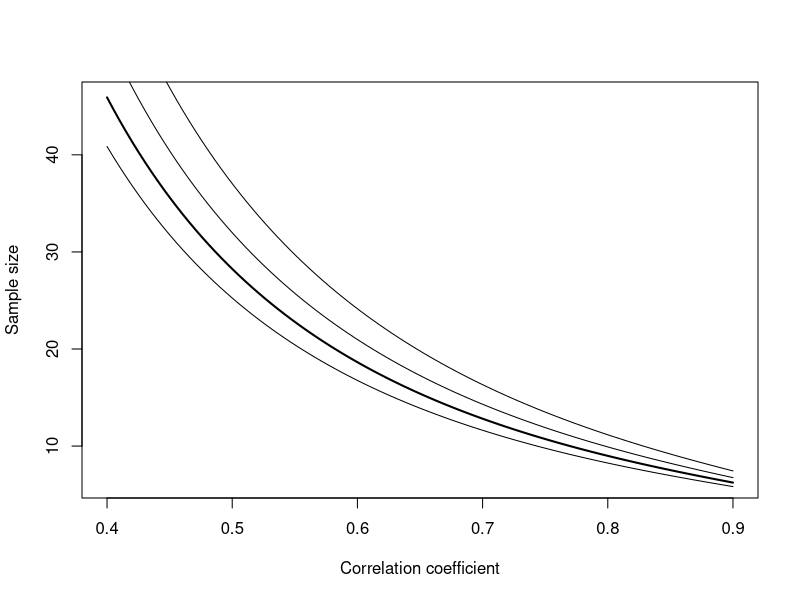

Reproduce this figure in R.
###################################################
### chunk number 1: pg 207
###################################################
library(pwr)
pwr.r.test(r=0.5,power=0.99)


###################################################
### chunk number 2: pg 207
###################################################
library(pwr)
r<-seq(.4,.9,l=100)
plot(sapply(r,function(x) pwr.r.test(r=x, power=.80)$n)~r, type='l', lwd=2, 
xlab="Correlation coefficient", ylab="Sample size")
points(sapply(r,function(x) pwr.r.test(r=x, power=.90)$n)~r, type='l')
points(sapply(r,function(x) pwr.r.test(r=x, power=.85)$n)~r, type='l')
points(sapply(r,function(x) pwr.r.test(r=x, power=.75)$n)~r, type='l')
